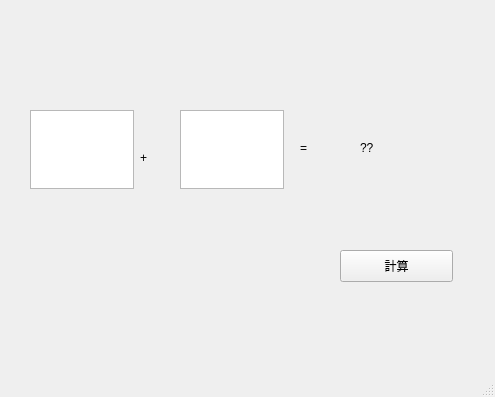
<?xml version="1.0" encoding="UTF-8"?>
<ui version="4.0">
 <class>MainWindow</class>
 <widget class="QMainWindow" name="MainWindow">
  <property name="geometry">
   <rect>
    <x>0</x>
    <y>0</y>
    <width>495</width>
    <height>397</height>
   </rect>
  </property>
  <property name="windowTitle">
   <string>MainWindow</string>
  </property>
  <widget class="QWidget" name="centralwidget">
   <widget class="QTextEdit" name="input_a">
    <property name="geometry">
     <rect>
      <x>30</x>
      <y>110</y>
      <width>104</width>
      <height>79</height>
     </rect>
    </property>
   </widget>
   <widget class="QTextEdit" name="input_b">
    <property name="geometry">
     <rect>
      <x>180</x>
      <y>110</y>
      <width>104</width>
      <height>79</height>
     </rect>
    </property>
   </widget>
   <widget class="QLabel" name="label">
    <property name="geometry">
     <rect>
      <x>300</x>
      <y>140</y>
      <width>60</width>
      <height>16</height>
     </rect>
    </property>
    <property name="text">
     <string>=</string>
    </property>
   </widget>
   <widget class="QLabel" name="label_2">
    <property name="geometry">
     <rect>
      <x>140</x>
      <y>150</y>
      <width>60</width>
      <height>16</height>
     </rect>
    </property>
    <property name="text">
     <string>+</string>
    </property>
   </widget>
   <widget class="QPushButton" name="calculate">
    <property name="geometry">
     <rect>
      <x>340</x>
      <y>250</y>
      <width>113</width>
      <height>32</height>
     </rect>
    </property>
    <property name="text">
     <string>計算</string>
    </property>
   </widget>
   <widget class="QLabel" name="label_3">
    <property name="geometry">
     <rect>
      <x>360</x>
      <y>140</y>
      <width>60</width>
      <height>16</height>
     </rect>
    </property>
    <property name="text">
     <string>??</string>
    </property>
   </widget>
  </widget>
  <widget class="QMenuBar" name="menubar">
   <property name="geometry">
    <rect>
     <x>0</x>
     <y>0</y>
     <width>495</width>
     <height>24</height>
    </rect>
   </property>
  </widget>
  <widget class="QStatusBar" name="statusbar"/>
 </widget>
 <resources/>
 <connections/>
</ui>
